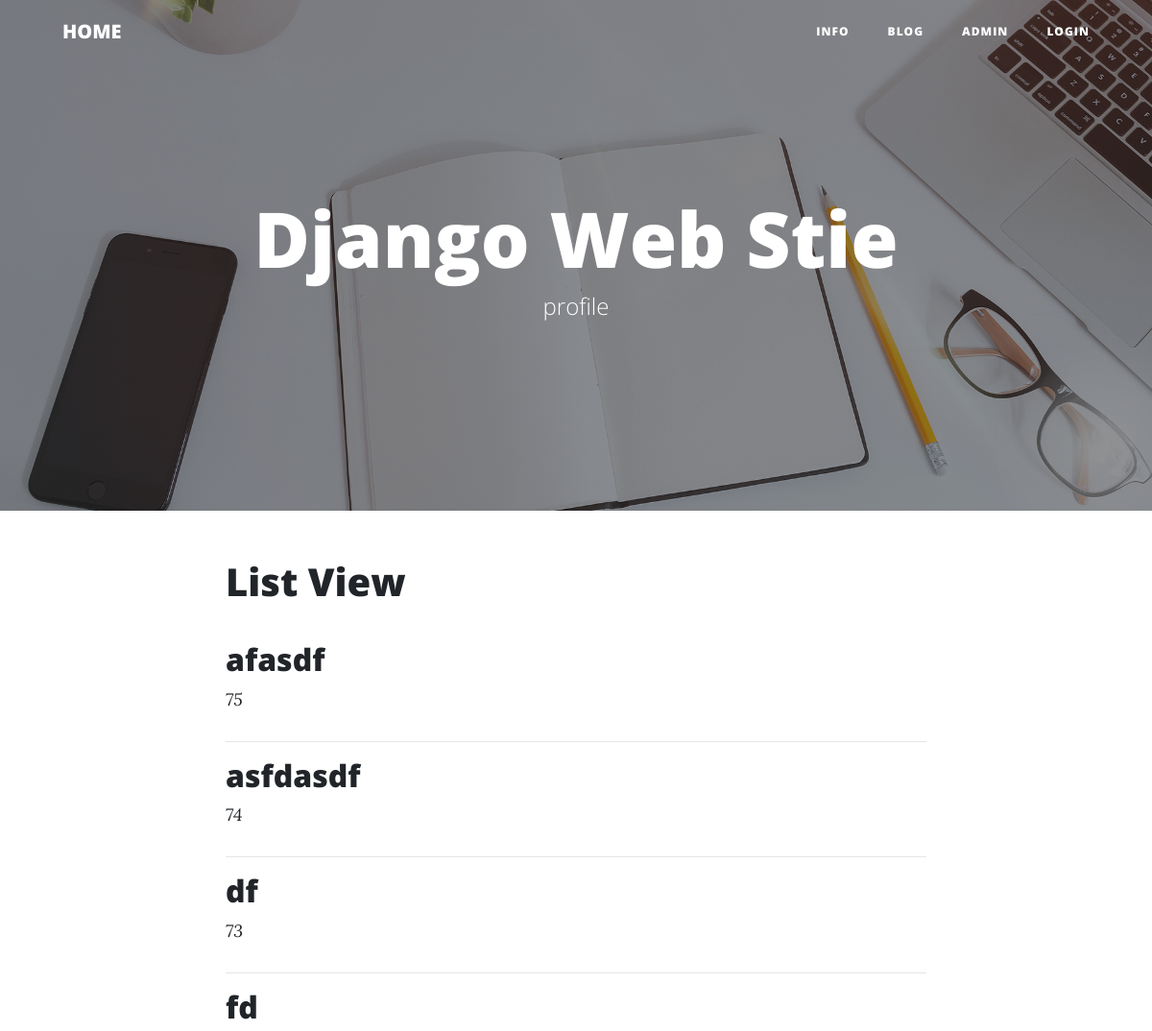
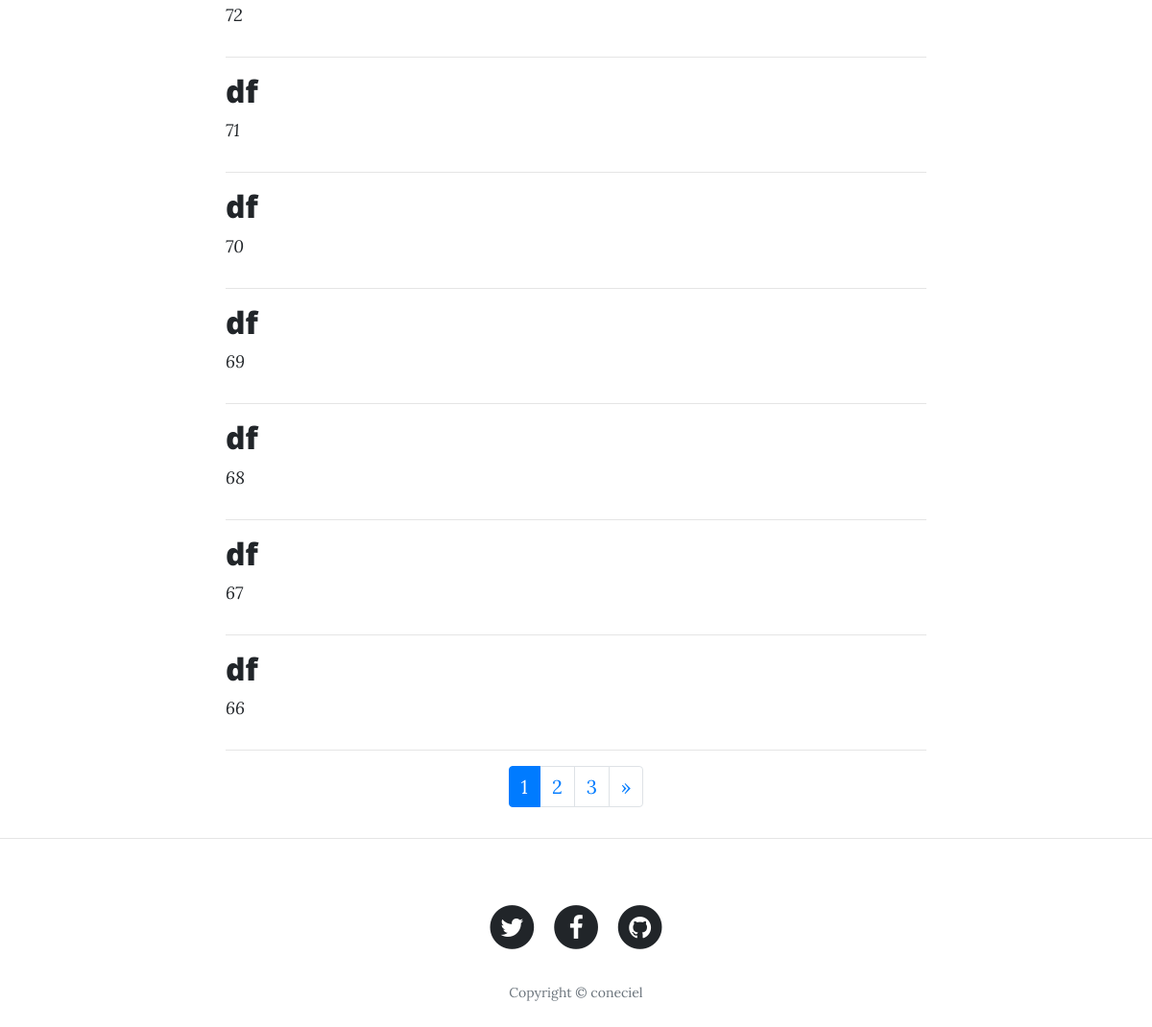
The page /info/ on the database as committed earlier (2 pictures, top to bottom).
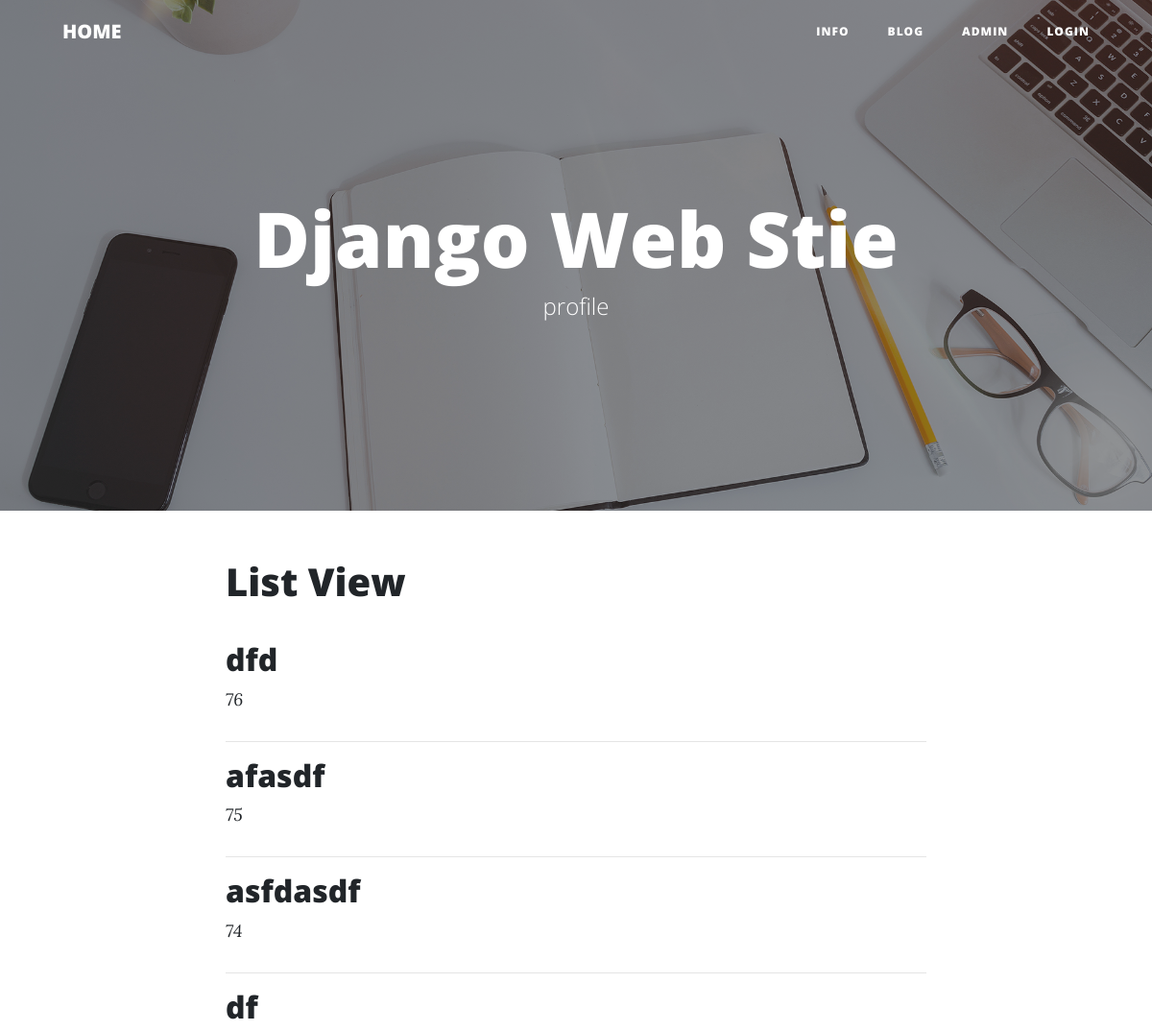
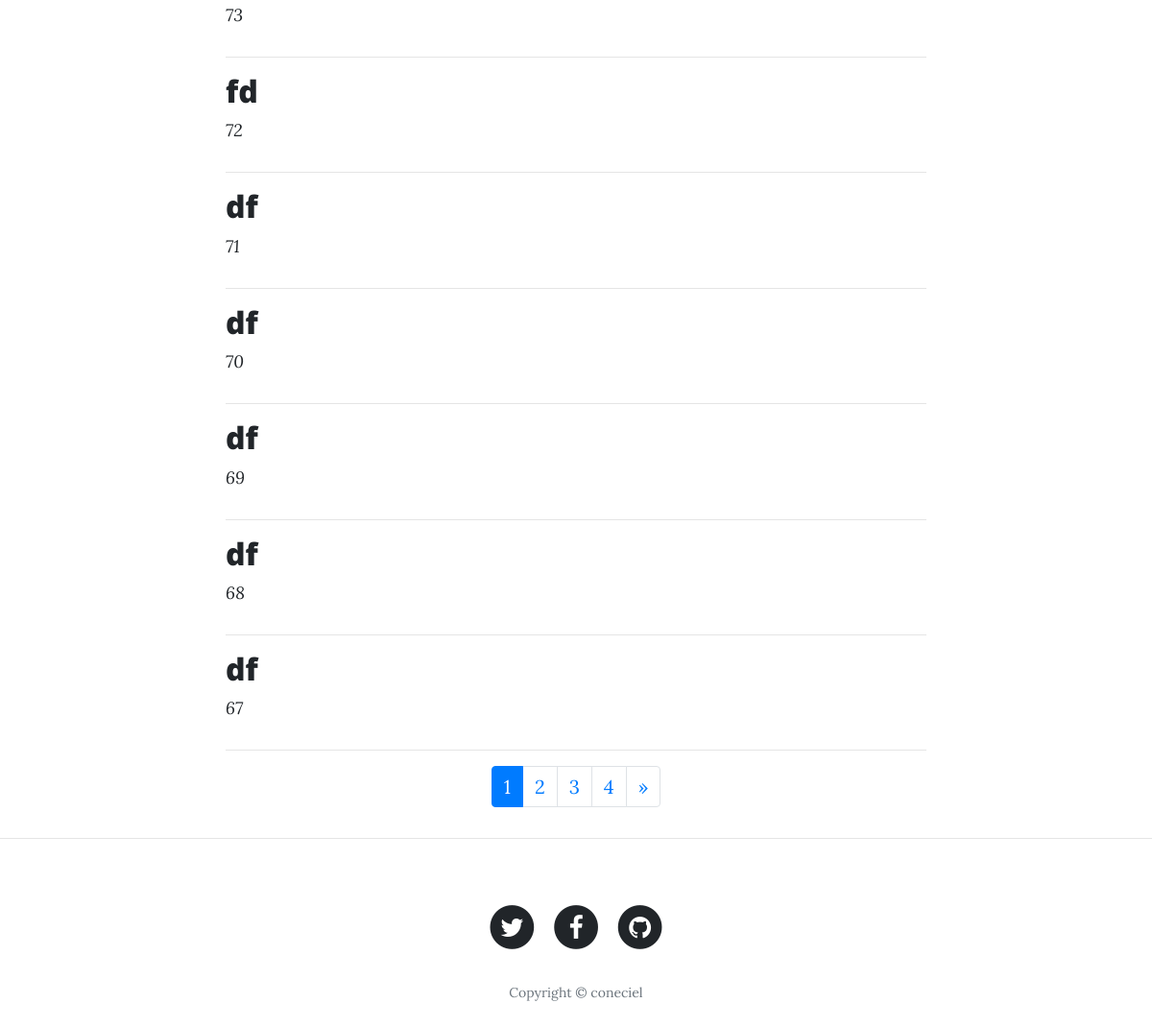
The same page on the database as committed later (2 pictures, top to bottom).
### info/models.py (models this page shows, shortened)
class  Info(models.Model):
    name            = models.CharField( max_length=200 , blank=True , default= "")
    code            = models.CharField( max_length=200 , blank=True , default= "")
    memo            = models.CharField( max_length=200 , blank=True , default= "")
    class Meta:
        ordering = ( "-id", )

### info/views.py (the view)
# urls.py: path(''             , Info_ListView.as_view()        , name="index_info"),
class Info_ListView(ListView):
    model = Info
    paginate_by = 10

### templates/info/info_list.html (shortened to what this page needs)
{%   extends "ABS_bootstrap_list.html" %}
{%  block BODY %}
<div>
    <a href = "../" > <h1>  List View  </h1> </a><br>
    <div>
        {% for i in object_list %}
          <div class="post-preview">
            <a href="post.html">
              <h2 class="post-title">
                <a href = "{% url 'detail_info'  i.pk   %}" 　> {{ i.name }}  </a>  <br>
              </h2>
            </a>
            <p class="post-meta">  <a href="#"> {{ i.id }} </a>  {{ i.created }} </p>
          </div>
          <hr>
        {% endfor %}
    </div>
</div>
<nav aria-label="Page navigation example">
  <ul class="pagination justify-content-center">
    {% for page in page_obj.paginator.page_range  %}
        <li class="page-item  {% if page == page_obj.number %} active {% endif %}  "><a class="page-link" href="?page={{ page }}"> {{ page }} </a></li>
    {% endfor %}
    {% if page_obj.has_next %}
      <li class="page-item"><a class="page-link" href="?page={{ page_obj.next_page_number }}">
          <span aria-hidden="true"> &raquo; </span>
      </a></li>
    {% endif %}
  </ul>
</nav>
{% endblock %}

### templates/ABS_bootstrap_list.html (shortened to what this page needs)
{% load static %}
<!DOCTYPE html>
<html lang="en">
  <head>
    <link href="{% static "/bootstrap_start/vendor/bootstrap/css/bootstrap.min.css" %}" rel="stylesheet">
    <link href="{% static "/bootstrap_start/vendor/font-awesome/css/font-awesome.min.css" %}" rel="stylesheet">
    <link href="{% static "bootstrap_start/css/clean-blog.min.css" %}" rel="stylesheet">
  </head>
  <body>
    {% block NAVI %}
        {% include "ABS_bootstrap_navi.html" %}
    {% endblock %}
    <header class="masthead" style="background-image: url( {% static '/bootstrap_start/img/home-bg.jpg' %} )">
      <div class="overlay"></div>
      <div class="container">
        <div class="row">
          <div class="col-lg-8 col-md-10 mx-auto">
            <div class="site-heading">
              <h1>Django Web Stie</h1>
              <span class="subheading">profile</span>
            </div>
          </div>
        </div>
      </div>
    </header>
    <div class="container">
      <div class="row">
        <div class="col-lg-8 col-md-10 mx-auto">
            {% block BODY %}
            {% endblock %}
        </div>
      </div>
    </div>
    <hr>
    <footer>
      <div class="container">
        <div class="row">
          <div class="col-lg-8 col-md-10 mx-auto">
            <ul class="list-inline text-center">
              <li class="list-inline-item">
                <a href="#">
                  <span class="fa-stack fa-lg">
                    <i class="fa fa-circle fa-stack-2x"></i>
                    <i class="fa fa-twitter fa-stack-1x fa-inverse"></i>
                  </span>
                </a>
              </li>
              <li class="list-inline-item">
                <a href="#">
                  <span class="fa-stack fa-lg">
                    <i class="fa fa-circle fa-stack-2x"></i>
                    <i class="fa fa-facebook fa-stack-1x fa-inverse"></i>
                  </span>
                </a>
              </li>
              <li class="list-inline-item">
                <a href="#">
                  <span class="fa-stack fa-lg">
                    <i class="fa fa-circle fa-stack-2x"></i>
                    <i class="fa fa-github fa-stack-1x fa-inverse"></i>
                  </span>
                </a>
              </li>
            </ul>
            <p class="copyright text-muted">Copyright &copy; coneciel</p>
          </div>
        </div>
      </div>
    </footer>
  </body>
</html>

### templates/ABS_bootstrap_navi.html (shortened to what this page needs)
{% load static %}
<nav class="navbar navbar-expand-lg navbar-light fixed-top" id="mainNav">
  <div class="container">
    <a class="navbar-brand" href="../">HOME</a>
    <div class="collapse navbar-collapse" id="navbarResponsive">
      <ul class="navbar-nav ml-auto">
        <li class="nav-item">
          <a class="nav-link" href="../info/">Info</a>
        </li>
        <li class="nav-item">
          <a class="nav-link" href="../blog/">Blog</a>
        </li>
        <li class="nav-item">
          <a class="nav-link" href="{% url "login" %}">admin</a>
        </li>
      {% if user.is_authenticated %}
        <li class="nav-item">
          <a class="nav-link" href="{% url "logout" %}"> {{ user.username }} </a>
        </li>
       {% else %}
        <li class="nav-item">
          <a class="nav-link" href="{% url "login" %}?next={{ request.path }}">Login</a>
        </li>
      {% endif %}
      </ul>
    </div>
  </div>
</nav>

Rows that differ between the two databases and show on the page:
no longer on this page (row unchanged): Info: name "df", id "66"
added Info: name "dfd", id "76"
Other text that changed with them:
new list line: "4"
